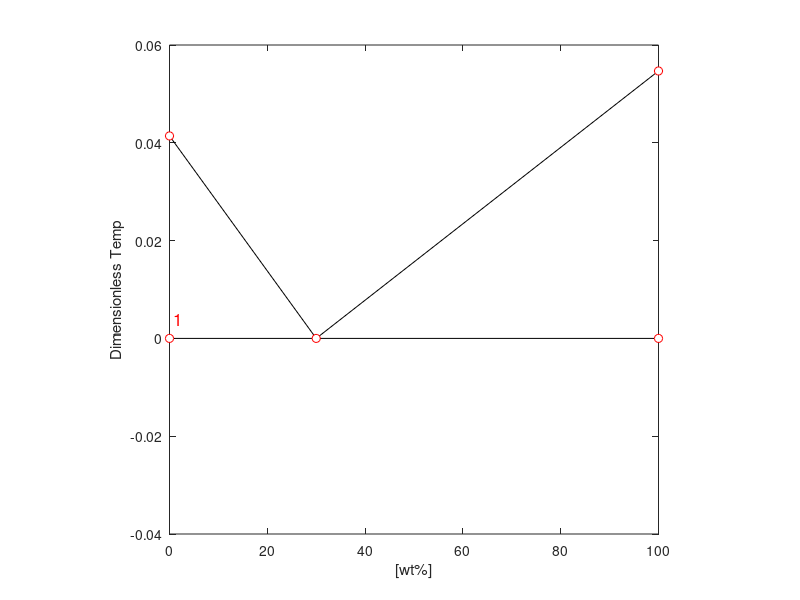

MATLAB code for this plot:
function [] = plot_eutectic()

Xe = 0.3; % Eutectic mass fraction

T1 = 1333;
T2 = 1350;

Te = 1280;

T1 = (T1-Te)/Te;
T2 = (T2-Te)/Te;
Te = (Te-Te)/Te;

plot([0 Xe]*100, [T1, Te], 'k-'), hold on
plot([Xe 1]*100, [Te, T2], 'k-')
plot([0  1]*100, [Te, Te], 'k-')
plot([0  0]*100, [-0.03, -0.03], 'k-')
plot([0 0 Xe 1 1]*100, [Te T1 Te T2 Te], 'o', 'markerfacecolor', 'w', 'markeredgecolor', 'r')
text(.9, Te+0.004,'1','fontsize',12,'color','r')

axis square
xlabel '[wt%]'
ylabel 'Dimensionless Temp'
